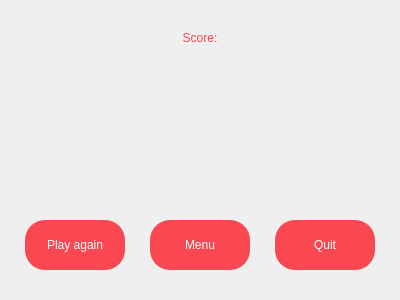
<?xml version="1.0" encoding="UTF-8"?>
<ui version="4.0">
 <class>resultwindow</class>
 <widget class="QDialog" name="resultwindow">
  <property name="geometry">
   <rect>
    <x>0</x>
    <y>0</y>
    <width>400</width>
    <height>300</height>
   </rect>
  </property>
  <property name="maximumSize">
   <size>
    <width>400</width>
    <height>300</height>
   </size>
  </property>
  <property name="windowTitle">
   <string>Dialog</string>
  </property>
  <widget class="QPushButton" name="pushButton">
   <property name="geometry">
    <rect>
     <x>25</x>
     <y>220</y>
     <width>100</width>
     <height>50</height>
    </rect>
   </property>
   <property name="maximumSize">
    <size>
     <width>100</width>
     <height>50</height>
    </size>
   </property>
   <property name="styleSheet">
    <string notr="true">font: 600 9pt &quot;Arial&quot;;
border-radius: 20px;
background: rgb(249, 72, 82);
color: white</string>
   </property>
   <property name="text">
    <string>Play again</string>
   </property>
  </widget>
  <widget class="QPushButton" name="pushButton_2">
   <property name="geometry">
    <rect>
     <x>150</x>
     <y>220</y>
     <width>100</width>
     <height>50</height>
    </rect>
   </property>
   <property name="maximumSize">
    <size>
     <width>100</width>
     <height>50</height>
    </size>
   </property>
   <property name="styleSheet">
    <string notr="true">font: 600 9pt &quot;Arial&quot;;
border-radius: 20px;
background: rgb(249, 72, 82);
color: white</string>
   </property>
   <property name="text">
    <string>Menu</string>
   </property>
  </widget>
  <widget class="QPushButton" name="pushButton_3">
   <property name="geometry">
    <rect>
     <x>275</x>
     <y>220</y>
     <width>100</width>
     <height>50</height>
    </rect>
   </property>
   <property name="maximumSize">
    <size>
     <width>100</width>
     <height>50</height>
    </size>
   </property>
   <property name="styleSheet">
    <string notr="true">font: 600 9pt &quot;Arial&quot;;
border-radius: 20px;
background: rgb(249, 72, 82);
color: white</string>
   </property>
   <property name="text">
    <string>Quit</string>
   </property>
  </widget>
  <widget class="QLabel" name="label">
   <property name="geometry">
    <rect>
     <x>0</x>
     <y>0</y>
     <width>400</width>
     <height>300</height>
    </rect>
   </property>
   <property name="maximumSize">
    <size>
     <width>400</width>
     <height>300</height>
    </size>
   </property>
   <property name="text">
    <string/>
   </property>
   <property name="pixmap">
    <pixmap>../Snake/Images/1.jpg</pixmap>
   </property>
   <property name="scaledContents">
    <bool>true</bool>
   </property>
  </widget>
  <widget class="QLabel" name="label_2">
   <property name="geometry">
    <rect>
     <x>0</x>
     <y>0</y>
     <width>400</width>
     <height>75</height>
    </rect>
   </property>
   <property name="maximumSize">
    <size>
     <width>400</width>
     <height>75</height>
    </size>
   </property>
   <property name="styleSheet">
    <string notr="true">font: 650 16pt &quot;Segoe UI&quot;;
color: rgb(249, 72, 82);

</string>
   </property>
   <property name="text">
    <string>Score:</string>
   </property>
   <property name="alignment">
    <set>Qt::AlignCenter</set>
   </property>
  </widget>
  <widget class="QLabel" name="label_3">
   <property name="geometry">
    <rect>
     <x>0</x>
     <y>40</y>
     <width>400</width>
     <height>75</height>
    </rect>
   </property>
   <property name="minimumSize">
    <size>
     <width>400</width>
     <height>75</height>
    </size>
   </property>
   <property name="maximumSize">
    <size>
     <width>400</width>
     <height>50</height>
    </size>
   </property>
   <property name="styleSheet">
    <string notr="true">font: 650 14pt &quot;Segoe UI&quot;;
color: rgb(249, 72, 82);

</string>
   </property>
   <property name="text">
    <string/>
   </property>
   <property name="alignment">
    <set>Qt::AlignCenter</set>
   </property>
  </widget>
  <zorder>label</zorder>
  <zorder>pushButton</zorder>
  <zorder>pushButton_2</zorder>
  <zorder>pushButton_3</zorder>
  <zorder>label_2</zorder>
  <zorder>label_3</zorder>
 </widget>
 <resources/>
 <connections/>
</ui>
